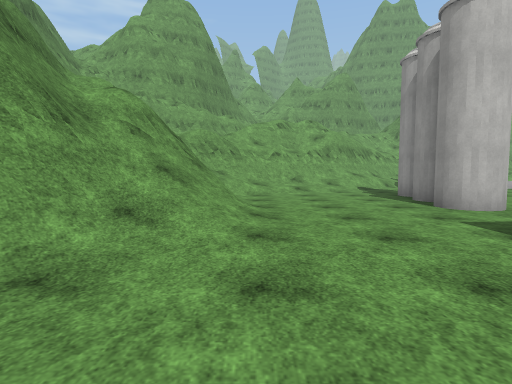
View 1 (above)

24 first-person views from a walk through a Unity game level. The camera is 1.3 m above the floor, tilts 4° down and sees 80° across. The floor is counted in squares, 2 m on a side. Each view is taken from the middle of a square. On the plan, view 1 faces up. The plan holds only what a view shows up to about 10 squares ahead; the rest is blank. The place goes on beyond the plan. The player character is not drawn. Surface patterns are stand-ins for the level's own textures.

View 2
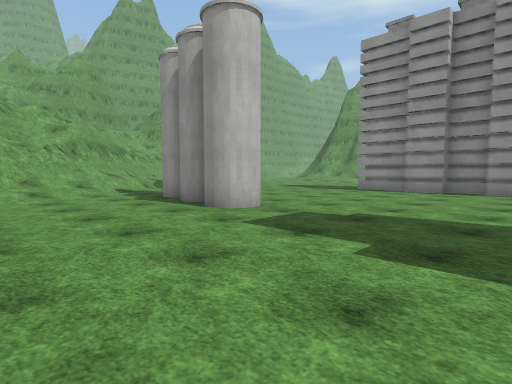

View 3
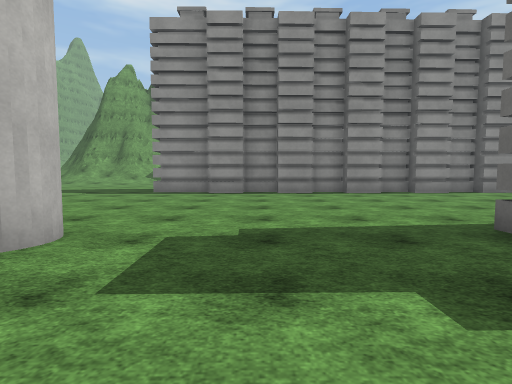

View 4
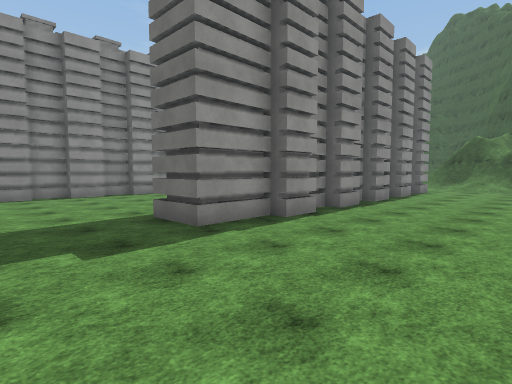

View 5
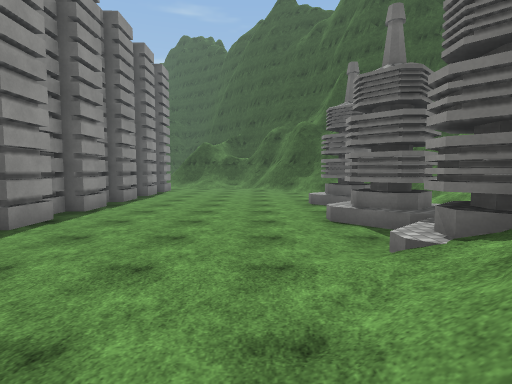

View 6
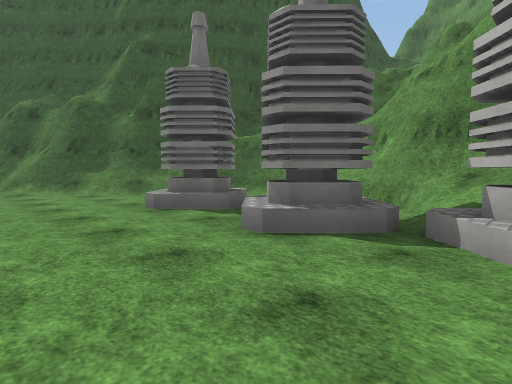

View 7
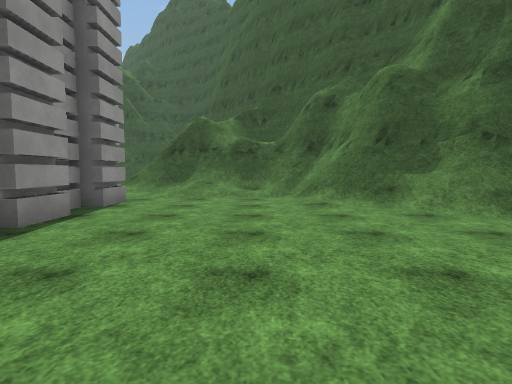

View 8
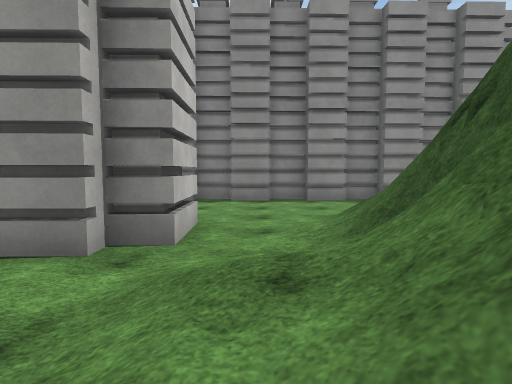

View 9
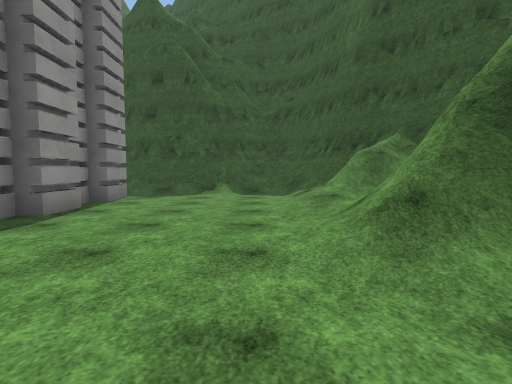

View 10
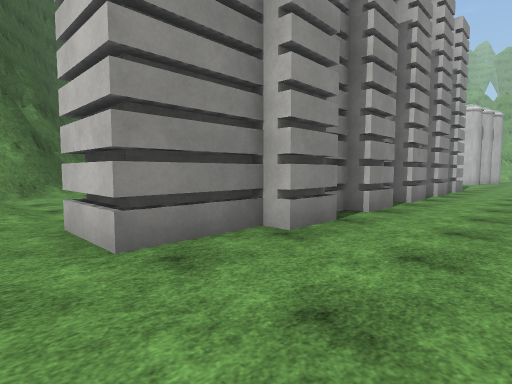

View 11
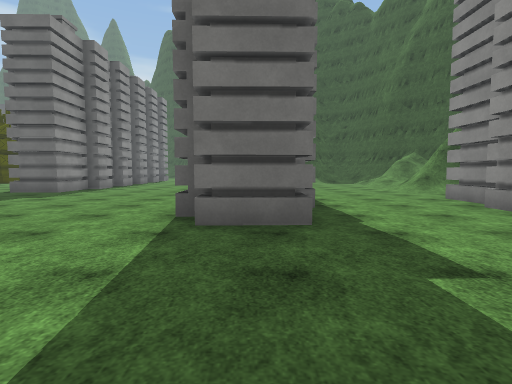

View 12
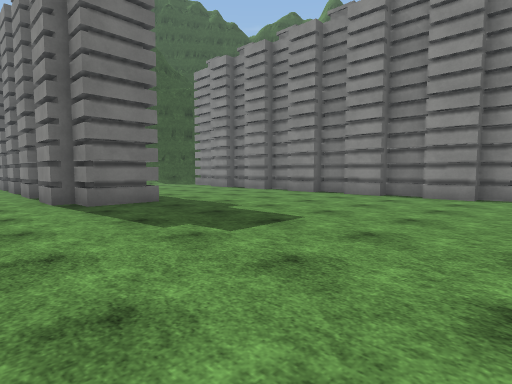

View 13
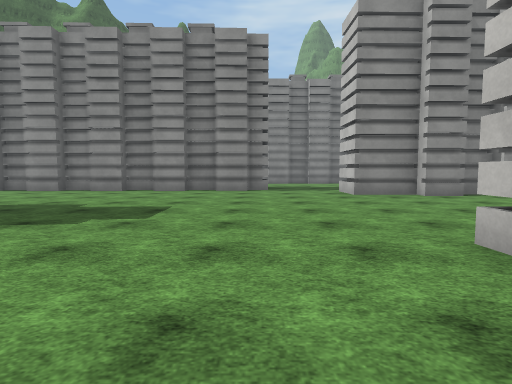

View 14
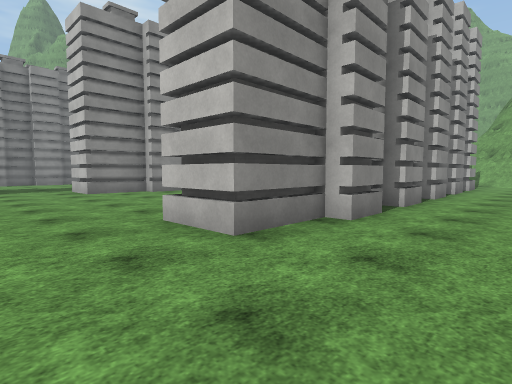

View 15
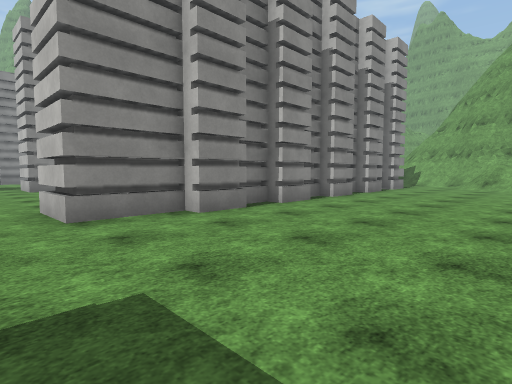

View 16
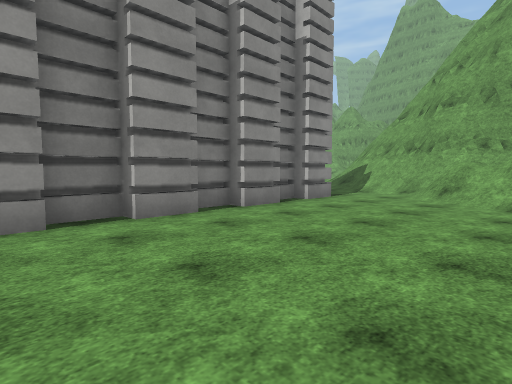

View 17
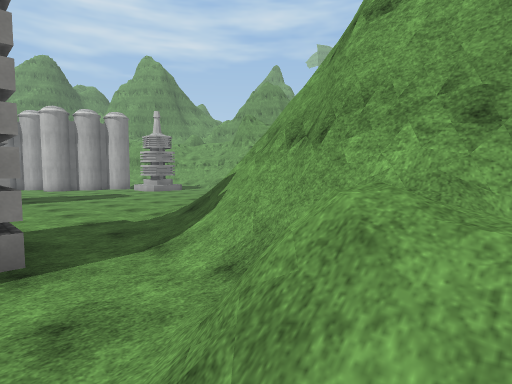

View 18
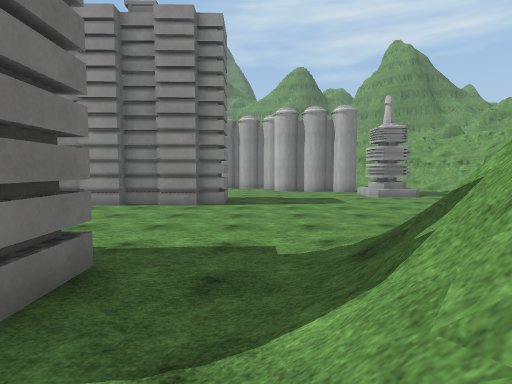

View 19
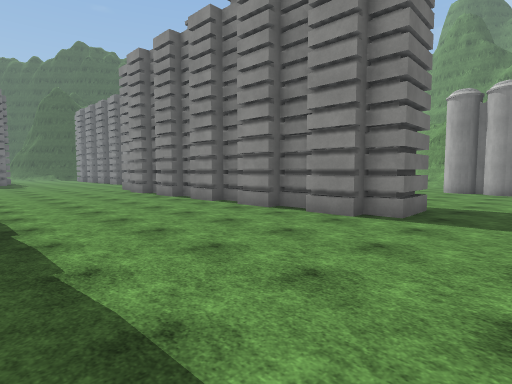

View 20
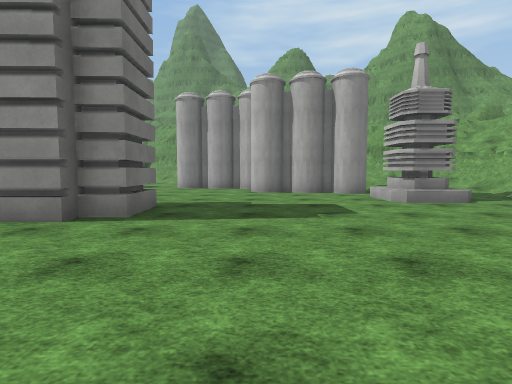

View 21
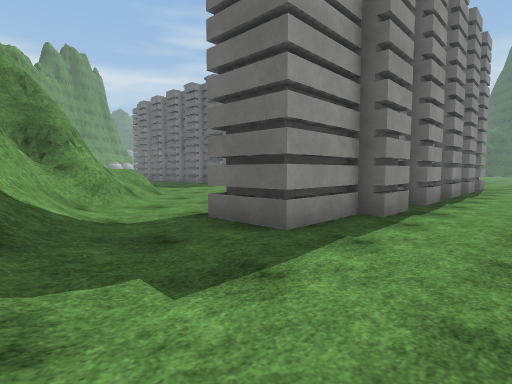

View 22
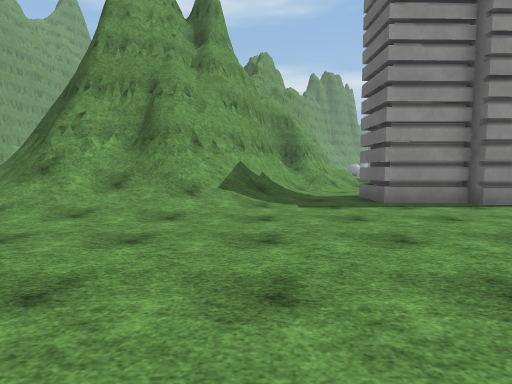

View 23
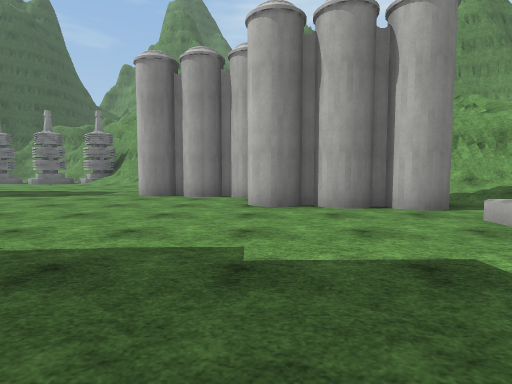

View 24
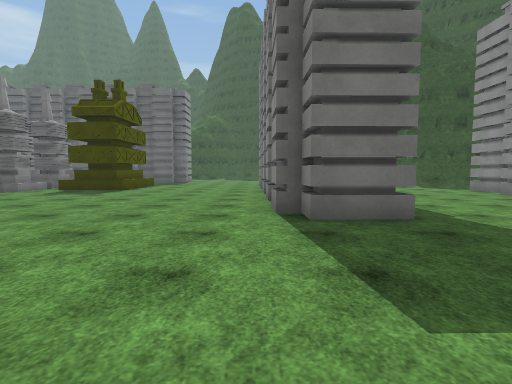

### Floor plan
Key: @ floor where view 1 was taken; # wall or solid block; x gap in a wall; . floor; / step, stairs or slope; = window, fence, low wall or low ledge; v drop or lower ground; B building; O other object.
Columns run from 7 left of view 1 to 23 right of it. Each row starts with its distance up from view 1.
 12         ===   .OO...  //##
 11        #===/  O.O.....//=#
 10       v==//. OO.......//##
  9      ==///.. O.........//##
  8       //...OOO.........///####
  7       =....O.............///###
  6     ##=/...O.....BB.........=/#
  5     #==/..OO.....B##....BB..///
  4     #///.........##.....B#B.../
  3     ##//.........B##....##.....
  2      #/..........##.....B#.....
  1     O/............##....##.....
  0    OO/.@..#B.....##.....B##....
 -1  #///.....##B.....##....##.....
 -2  #xOO.....##.....##.....B##....
 -3 ##/ O.....##B. ...##....##.....
 -4   / /.....##..  .##B.....##....
 -5  //OO.....B#B. ...#B.... #.....
 -6 ##  O.....##.............#.....
 -7  ## ......B#B..................
 -8   #//.....##....#............
 -9   ##//....B#B...##.........
-10    ###/...##...##B........
-11      #/.//B#....##.........
-12      ##///......#B..........
-13       ####//....##....BB.....
-14         ###/...B#B....##.....
-15            /....##.... #......
-16           //...B#B...  #.......
-17          ///....##...  #.......
-18         ##=/...B B..   #B......
-19          ##/....BB..    .....OO
-20           ##/=##/       B
-21            ######

Where each view was taken, in squares from view 1:
view 1: 0 up, 0 right, facing up
view 2: 1 up, 0 right, facing up-right
view 3: 3 up, 1 right, facing right
view 4: 3 up, 1 left, facing down-right
view 5: 3 up, 1 left, facing down
view 6: 0 up, 0 right, facing down-left
view 7: 4 down, 0 right, facing down
view 8: 12 down, 0 right, facing right
view 9: 11 down, 5 right, facing down
view 10: 12 down, 7 right, facing up-left
view 11: 4 down, 9 right, facing down
view 12: 7 down, 18 right, facing down-left
view 13: 8 down, 20 right, facing left
view 14: 8 down, 21 right, facing up-left
view 15: 7 down, 23 right, facing up-left
view 16: 2 down, 23 right, facing up-left
view 17: 5 up, 22 right, facing up-left
view 18: 7 up, 20 right, facing left
view 19: 8 up, 17 right, facing down-left
view 20: 8 up, 16 right, facing left
view 21: 8 up, 15 right, facing down-right
view 22: 8 up, 11 right, facing right
view 23: 8 up, 12 right, facing left
view 24: 9 down, 17 right, facing down
